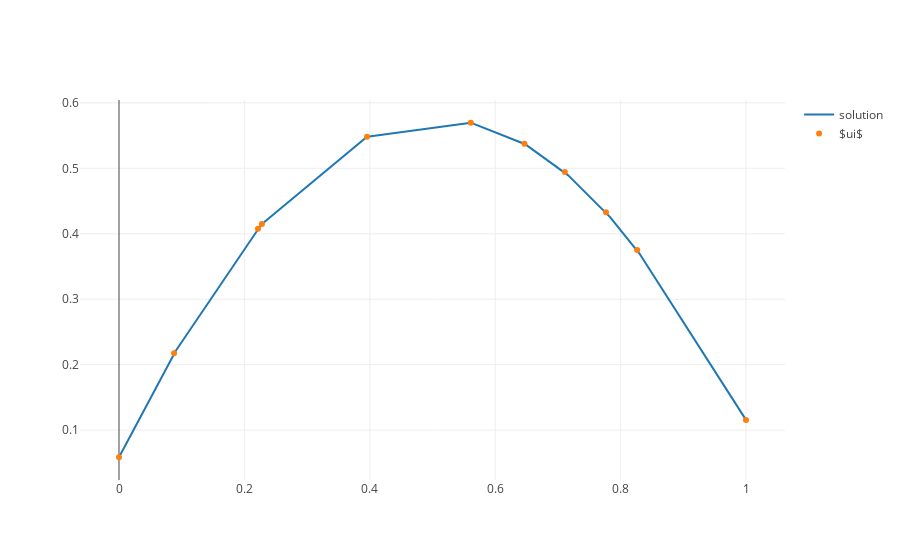

Notebook source saved alongside this figure:
### Markdown cell above
We now solve $Lui=f$ for $ui$

### Code cell
ui = spsolve(L, f)

x, u = interpolate(ui)


fig = go.Figure(data=[
    go.Scatter(x=x, y=u, mode='lines', name="solution"),
    go.Scatter(x=s, y=ui, mode='markers', name="$ui$"),
])
plotly.iplot(fig)

### Figure 1 — Plotly figure (JSON) as saved in the notebook; plotly's stock layout.template omitted (floating-point values rounded to 4 significant figures; data arrays with more than 128 entries replaced by an {"elided": "..."} marker saying what was removed)
{"data": [{"mode": "lines", "name": "solution", "type": "scatter", "uid": "04bd1da5-e28b-439d-b827-ce7796d57bc6", "x": {"elided": "500 float values"}, "y": {"elided": "500 float values"}}, {"mode": "markers", "name": "$ui$", "type": "scatter", "uid": "ba8d0640-a1ec-4059-bf10-aba0fc6c9a34", "x": [0, 0.08786, 0.2216, 0.2279, 0.3956, 0.5611, 0.6467, 0.7111, 0.7767, 0.8265, 1], "y": [0.05857, 0.2174, 0.4078, 0.4149, 0.5483, 0.5696, 0.5377, 0.4943, 0.433, 0.3751, 0.1157]}], "layout": {}}
